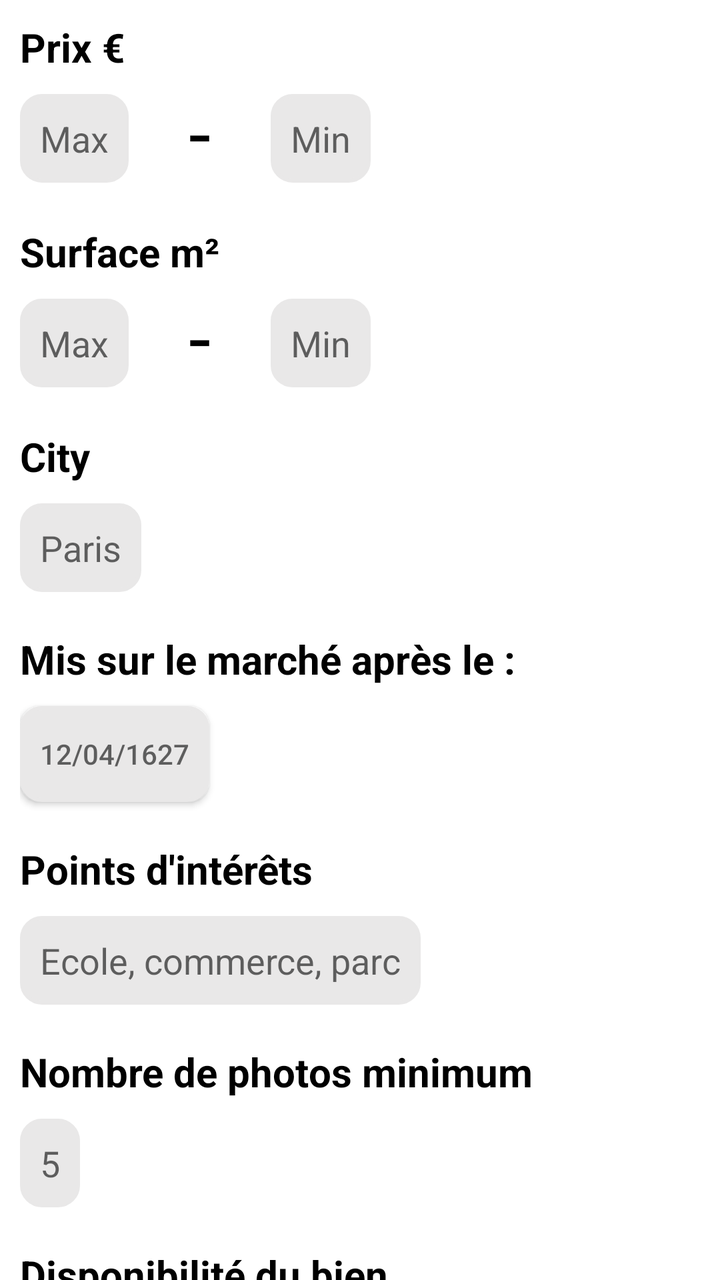
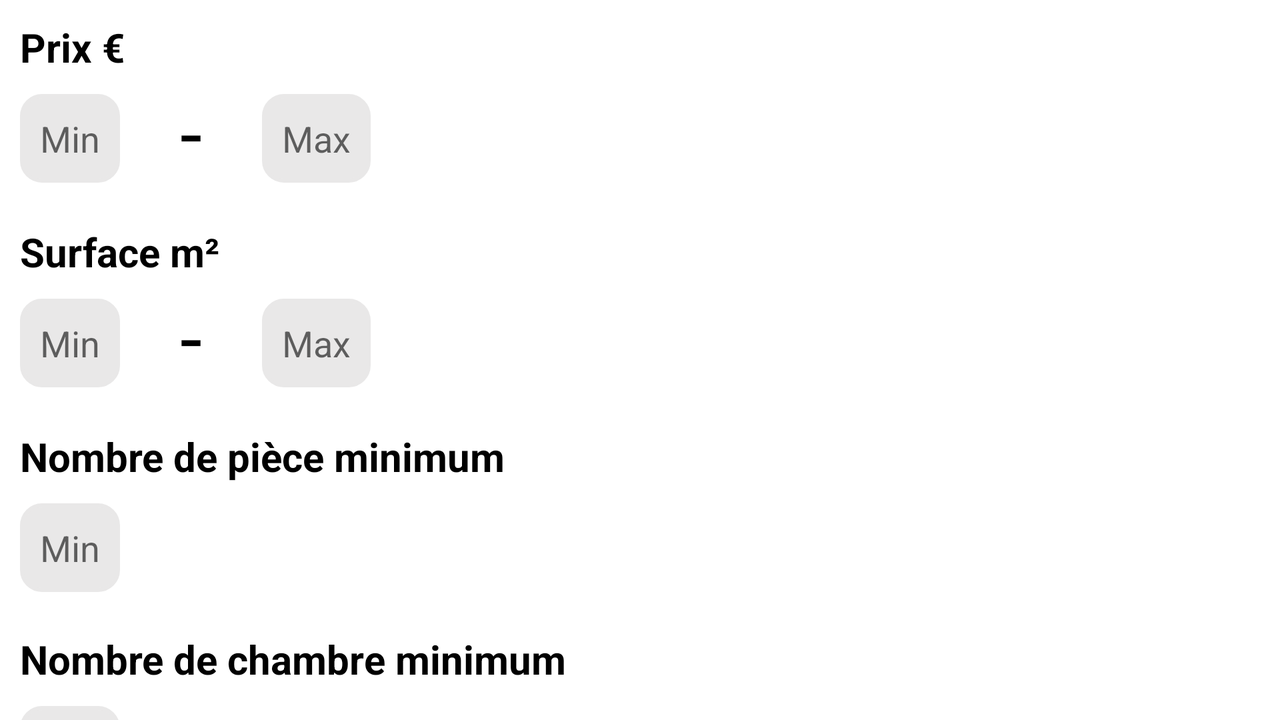

The same Android screen from two of the app's own layout files: first res/layout/ as a phone draws it, then the repository's variant for another configuration, drawn on a device whose configuration selects that folder. Both files follow.
<!-- AndroidManifest.xml: application theme AppTheme -->
<!-- res/layout/fragment_search_property.xml -->
<?xml version="1.0" encoding="utf-8"?>
<LinearLayout
    xmlns:android="http://schemas.android.com/apk/res/android"
    android:orientation="vertical"
    android:layout_width="match_parent"
    android:layout_height="match_parent"
    android:background="@android:color/white">

    <ScrollView
        android:layout_width="match_parent"
        android:layout_height="match_parent"
        android:scrollbars="none">

            <RelativeLayout
                android:layout_width="match_parent"
                android:layout_height="wrap_content"
                android:layout_margin="10dp">

                <TextView
                    android:id="@+id/search_property_title_price"
                    android:layout_width="wrap_content"
                    android:layout_height="wrap_content"
                    android:textSize="20dp"
                    android:textStyle="bold"
                    android:textColor="@android:color/black"
                    android:text="Prix €"/>

                <EditText
                    android:id="@+id/search_property_editText_priceMin"
                    android:layout_width="wrap_content"
                    android:layout_height="wrap_content"
                    android:layout_below="@+id/search_property_title_price"
                    android:layout_marginTop="10dp"
                    android:background="@drawable/border"
                    android:padding="10dp"
                    android:hint="Max"
                    android:inputType="number"
                    />

                <TextView
                    android:id="@+id/search_property_separate_price"
                    android:layout_width="wrap_content"
                    android:layout_height="wrap_content"
                    android:layout_below="@+id/search_property_title_price"
                    android:layout_toRightOf="@+id/search_property_editText_priceMin"
                    android:layout_marginTop="2dp"
                    android:layout_marginLeft="30dp"
                    android:layout_marginRight="30dp"
                    android:textSize="40dp"
                    android:textColor="@android:color/black"
                    android:text="-"
                    />

                <EditText
                    android:id="@+id/search_property_editText_priceMax"
                    android:layout_width="wrap_content"
                    android:layout_height="wrap_content"
                    android:layout_below="@+id/search_property_title_price"
                    android:layout_toRightOf="@+id/search_property_separate_price"
                    android:layout_marginTop="10dp"
                    android:background="@drawable/border"
                    android:padding="10dp"
                    android:hint="Min"
                    android:inputType="number"
                    />

                <TextView
                    android:id="@+id/search_property_title_area"
                    android:layout_width="wrap_content"
                    android:layout_height="wrap_content"
                    android:layout_below="@+id/search_property_separate_price"
                    android:layout_marginTop="20dp"
                    android:textSize="20dp"
                    android:textStyle="bold"
                    android:textColor="@android:color/black"
                    android:text="Surface m²"/>

                <EditText
                    android:id="@+id/search_property_editText_areaMin"
                    android:layout_width="wrap_content"
                    android:layout_height="wrap_content"
                    android:layout_below="@+id/search_property_title_area"
                    android:layout_marginTop="10dp"
                    android:background="@drawable/border"
                    android:padding="10dp"
                    android:hint="Max"
                    android:inputType="number"
                    />

                <TextView
                    android:id="@+id/search_property_separate_area"
                    android:layout_width="wrap_content"
                    android:layout_height="wrap_content"
                    android:layout_below="@+id/search_property_title_area"
                    android:layout_toRightOf="@+id/search_property_editText_areaMin"
                    android:layout_marginTop="2dp"
                    android:layout_marginLeft="30dp"
                    android:layout_marginRight="30dp"
                    android:textSize="40dp"
                    android:textColor="@android:color/black"
                    android:text="-"
                    />

                <EditText
                    android:id="@+id/search_property_editText_areaMax"
                    android:layout_width="wrap_content"
                    android:layout_height="wrap_content"
                    android:layout_below="@+id/search_property_title_area"
                    android:layout_toRightOf="@+id/search_property_separate_area"
                    android:layout_marginTop="10dp"
                    android:background="@drawable/border"
                    android:padding="10dp"
                    android:hint="Min"
                    android:inputType="number"
                    />

                <TextView
                    android:id="@+id/search_property_title_city"
                    android:layout_width="wrap_content"
                    android:layout_height="wrap_content"
                    android:layout_below="@+id/search_property_separate_area"
                    android:layout_marginTop="20dp"
                    android:textSize="20dp"
                    android:textStyle="bold"
                    android:textColor="@android:color/black"
                    android:text="City"/>

                <EditText
                    android:id="@+id/search_property_editText_city"
                    android:layout_width="wrap_content"
                    android:layout_height="wrap_content"
                    android:layout_below="@+id/search_property_title_city"
                    android:layout_marginTop="10dp"
                    android:background="@drawable/border"
                    android:padding="10dp"
                    android:hint="Paris"
                    />

                <TextView
                    android:id="@+id/search_property_title_date"
                    android:layout_width="wrap_content"
                    android:layout_height="wrap_content"
                    android:layout_below="@+id/search_property_editText_city"
                    android:layout_marginTop="20dp"
                    android:textSize="20dp"
                    android:textStyle="bold"
                    android:textColor="@android:color/black"
                    android:text="Mis sur le marché après le :"/>

                <Button
                    android:id="@+id/search_property_btn_date"
                    android:layout_width="wrap_content"
                    android:layout_height="wrap_content"
                    android:layout_below="@+id/search_property_title_date"
                    android:layout_marginTop="10dp"
                    android:background="@drawable/border"
                    android:padding="10dp"
                    android:hint="12/04/1627"
                    android:inputType="number"
                    />

                <TextView
                    android:id="@+id/search_property_title_pointsOfInterest"
                    android:layout_width="wrap_content"
                    android:layout_height="wrap_content"
                    android:layout_below="@+id/search_property_btn_date"
                    android:layout_marginTop="20dp"
                    android:textSize="20dp"
                    android:textStyle="bold"
                    android:textColor="@android:color/black"
                    android:text="Points d'intérêts"/>

                <EditText
                    android:id="@+id/search_property_editText_pointsOfInterest"
                    android:layout_width="wrap_content"
                    android:layout_height="wrap_content"
                    android:layout_below="@+id/search_property_title_pointsOfInterest"
                    android:layout_marginTop="10dp"
                    android:background="@drawable/border"
                    android:padding="10dp"
                    android:hint="Ecole, commerce, parc"
                    />

                <TextView
                    android:id="@+id/search_property_title_picNb"
                    android:layout_width="wrap_content"
                    android:layout_height="wrap_content"
                    android:layout_below="@+id/search_property_editText_pointsOfInterest"
                    android:layout_marginTop="20dp"
                    android:textSize="20dp"
                    android:textStyle="bold"
                    android:textColor="@android:color/black"
                    android:text="Nombre de photos minimum"/>

                <EditText
                    android:id="@+id/search_property_editText_picNb"
                    android:layout_width="wrap_content"
                    android:layout_height="wrap_content"
                    android:layout_below="@+id/search_property_title_picNb"
                    android:layout_marginTop="10dp"
                    android:background="@drawable/border"
                    android:padding="10dp"
                    android:hint="5"
                    android:inputType="number"
                    />

                <TextView
                    android:id="@+id/search_property_title_available"
                    android:layout_width="wrap_content"
                    android:layout_height="wrap_content"
                    android:layout_below="@+id/search_property_editText_picNb"
                    android:layout_marginTop="20dp"
                    android:textSize="20dp"
                    android:textStyle="bold"
                    android:textColor="@android:color/black"
                    android:text="Disponibilité du bien"/>

                <Spinner
                    android:id="@+id/search_property_spinner_available"
                    android:layout_width="wrap_content"
                    android:layout_height="wrap_content"
                    android:layout_marginTop="10dp"
                    android:layout_marginBottom="30dp"
                    android:padding="10dp"
                    android:layout_below="@+id/search_property_title_available"
                    android:entries="@array/Property_available"
                    android:background="@drawable/border"
                    />

                <Button
                    android:id="@+id/search_property_btn"
                    android:layout_width="match_parent"
                    android:layout_height="wrap_content"
                    android:layout_below="@+id/search_property_spinner_available"
                    android:text="Rechercher"
                    android:layout_marginLeft="50dp"
                    android:layout_marginRight="50dp"
                    android:layout_marginTop="10dp"
                    android:layout_marginBottom="30dp"
                    android:textColor="@android:color/black"
                    android:background="@drawable/border_btn"/>

            </RelativeLayout>
    </ScrollView>
</LinearLayout>
<!-- resources referenced by this layout -->
<resources>
  <string-array name="Property_available">
          <item>A vendre</item>
          <item>Vendu</item>
      </string-array>
  <!-- drawable border (drawable) -->
  <shape xmlns:android="http://schemas.android.com/apk/res/android" android:shape="rectangle" >
  
      <stroke
          android:width="2dp"
          android:color="@color/gray"/>
  
      <solid
          android:color="@color/gray"/>
  
      <corners
          android:radius="10dp"/>
  
  </shape>
  <!-- drawable border_btn (drawable) -->
  <shape xmlns:android="http://schemas.android.com/apk/res/android" android:shape="rectangle" >
  
      <stroke
          android:width="2dp"
          android:color="@color/colorPrimary"/>
  
      <solid
          android:color="@color/colorPrimary"/>
  
      <corners
          android:radius="5dp"/>
  
  </shape>
  <style name="AppTheme" parent="Theme.AppCompat.Light.NoActionBar">
          
          <item name="colorPrimary">@color/colorPrimary</item>
          <item name="colorPrimaryDark">@color/colorPrimaryDark</item>
          <item name="colorAccent">@color/colorAccent</item>
      </style>
  <color name="gray">#E9E8E8</color>
  <color name="colorPrimary">#3F51B5</color>
  <color name="colorPrimaryDark">#303F9F</color>
  <color name="colorAccent">#000</color>
</resources>
<!-- res/layout-w600dp/fragment_search_property.xml (the repository's variant of the layout above) -->
<!-- drawn on the phone turned sideways -->
<?xml version="1.0" encoding="utf-8"?>
<LinearLayout
    xmlns:android="http://schemas.android.com/apk/res/android"
    android:orientation="vertical"
    android:layout_width="match_parent"
    android:layout_height="match_parent"
    android:background="@android:color/white">

    <ScrollView
        android:id="@+id/search_property_input_container"
        android:layout_width="match_parent"
        android:layout_height="match_parent"
        android:scrollbars="none">

            <RelativeLayout
                android:layout_width="match_parent"
                android:layout_height="wrap_content"
                android:layout_margin="10dp">

                <TextView
                    android:id="@+id/search_property_title_price"
                    android:layout_width="wrap_content"
                    android:layout_height="wrap_content"
                    android:textSize="20dp"
                    android:textStyle="bold"
                    android:textColor="@android:color/black"
                    android:text="Prix €"/>

                <EditText
                    android:id="@+id/search_property_editText_priceMin"
                    android:layout_width="wrap_content"
                    android:layout_height="wrap_content"
                    android:layout_below="@+id/search_property_title_price"
                    android:layout_marginTop="10dp"
                    android:background="@drawable/border"
                    android:padding="10dp"
                    android:hint="Min"
                    android:inputType="number"
                    />

                <TextView
                    android:id="@+id/search_property_separate_price"
                    android:layout_width="wrap_content"
                    android:layout_height="wrap_content"
                    android:layout_below="@+id/search_property_title_price"
                    android:layout_toRightOf="@+id/search_property_editText_priceMin"
                    android:layout_marginTop="2dp"
                    android:layout_marginLeft="30dp"
                    android:layout_marginRight="30dp"
                    android:textSize="40dp"
                    android:textColor="@android:color/black"
                    android:text="-"
                    />

                <EditText
                    android:id="@+id/search_property_editText_priceMax"
                    android:layout_width="wrap_content"
                    android:layout_height="wrap_content"
                    android:layout_below="@+id/search_property_title_price"
                    android:layout_toRightOf="@+id/search_property_separate_price"
                    android:layout_marginTop="10dp"
                    android:background="@drawable/border"
                    android:padding="10dp"
                    android:hint="Max"
                    android:inputType="number"
                    />

                <TextView
                    android:id="@+id/search_property_title_area"
                    android:layout_width="wrap_content"
                    android:layout_height="wrap_content"
                    android:layout_below="@+id/search_property_separate_price"
                    android:layout_marginTop="20dp"
                    android:textSize="20dp"
                    android:textStyle="bold"
                    android:textColor="@android:color/black"
                    android:text="Surface m²"/>

                <EditText
                    android:id="@+id/search_property_editText_surface_min"
                    android:layout_width="wrap_content"
                    android:layout_height="wrap_content"
                    android:layout_below="@+id/search_property_title_area"
                    android:layout_marginTop="10dp"
                    android:background="@drawable/border"
                    android:padding="10dp"
                    android:hint="Min"
                    android:inputType="number"
                    />

                <TextView
                    android:id="@+id/search_property_separate_area"
                    android:layout_width="wrap_content"
                    android:layout_height="wrap_content"
                    android:layout_below="@+id/search_property_title_area"
                    android:layout_toRightOf="@+id/search_property_editText_surface_min"
                    android:layout_marginTop="2dp"
                    android:layout_marginLeft="30dp"
                    android:layout_marginRight="30dp"
                    android:textSize="40dp"
                    android:textColor="@android:color/black"
                    android:text="-"
                    />

                <EditText
                    android:id="@+id/search_property_editText_surface_max"
                    android:layout_width="wrap_content"
                    android:layout_height="wrap_content"
                    android:layout_below="@+id/search_property_title_area"
                    android:layout_toRightOf="@+id/search_property_separate_area"
                    android:layout_marginTop="10dp"
                    android:background="@drawable/border"
                    android:padding="10dp"
                    android:hint="Max"
                    android:inputType="number"
                    />

                <TextView
                    android:id="@+id/search_property_title_roomNb"
                    android:layout_width="wrap_content"
                    android:layout_height="wrap_content"
                    android:layout_below="@+id/search_property_separate_area"
                    android:layout_marginTop="20dp"
                    android:textSize="20dp"
                    android:textStyle="bold"
                    android:textColor="@android:color/black"
                    android:text="Nombre de pièce minimum"/>

                <EditText
                    android:id="@+id/search_property_editText_roomNb"
                    android:layout_width="wrap_content"
                    android:layout_height="wrap_content"
                    android:layout_below="@+id/search_property_title_roomNb"
                    android:layout_marginTop="10dp"
                    android:background="@drawable/border"
                    android:padding="10dp"
                    android:hint="Min"
                    android:inputType="number"
                    />

                <TextView
                    android:id="@+id/search_property_title_bedroomNb"
                    android:layout_width="wrap_content"
                    android:layout_height="wrap_content"
                    android:layout_below="@+id/search_property_editText_roomNb"
                    android:layout_marginTop="20dp"
                    android:textSize="20dp"
                    android:textStyle="bold"
                    android:textColor="@android:color/black"
                    android:text="Nombre de chambre minimum"/>

                <EditText
                    android:id="@+id/search_property_editText_bedroomNb"
                    android:layout_width="wrap_content"
                    android:layout_height="wrap_content"
                    android:layout_below="@+id/search_property_title_bedroomNb"
                    android:layout_marginTop="10dp"
                    android:background="@drawable/border"
                    android:padding="10dp"
                    android:hint="Min"
                    android:inputType="number"
                    />

                <TextView
                    android:id="@+id/search_property_title_city"
                    android:layout_width="wrap_content"
                    android:layout_height="wrap_content"
                    android:layout_below="@+id/search_property_editText_bedroomNb"
                    android:layout_marginTop="20dp"
                    android:textSize="20dp"
                    android:textStyle="bold"
                    android:textColor="@android:color/black"
                    android:text="Ville"/>

                <EditText
                    android:id="@+id/search_property_editText_city"
                    android:layout_width="wrap_content"
                    android:layout_height="wrap_content"
                    android:layout_below="@+id/search_property_title_city"
                    android:layout_marginTop="10dp"
                    android:background="@drawable/border"
                    android:padding="10dp"
                    android:inputType="textCapSentences"
                    android:hint="Paris"
                    />

                <TextView
                    android:id="@+id/search_property_title_date"
                    android:layout_width="wrap_content"
                    android:layout_height="wrap_content"
                    android:layout_below="@+id/search_property_editText_city"
                    android:layout_marginTop="20dp"
                    android:textSize="20dp"
                    android:textStyle="bold"
                    android:textColor="@android:color/black"
                    android:text="Mis sur le marché après le :"/>

                <Button
                    android:id="@+id/search_property_btn_date"
                    android:layout_width="wrap_content"
                    android:layout_height="wrap_content"
                    android:layout_below="@+id/search_property_title_date"
                    android:layout_marginTop="10dp"
                    android:background="@drawable/border"
                    android:padding="10dp"
                    android:hint="12/04/1627"
                    android:inputType="number"
                    />

                <TextView
                    android:id="@+id/search_property_title_pointsOfInterest"
                    android:layout_width="wrap_content"
                    android:layout_height="wrap_content"
                    android:layout_below="@+id/search_property_btn_date"
                    android:layout_marginTop="20dp"
                    android:textSize="20dp"
                    android:textStyle="bold"
                    android:textColor="@android:color/black"
                    android:text="Points d'intérêts"/>

                <EditText
                    android:id="@+id/search_property_editText_pointsOfInterest"
                    android:layout_width="wrap_content"
                    android:layout_height="wrap_content"
                    android:layout_below="@+id/search_property_title_pointsOfInterest"
                    android:layout_marginTop="10dp"
                    android:background="@drawable/border"
                    android:padding="10dp"
                    android:hint="Ecole, commerce, parc"
                    android:inputType="textCapSentences"
                    />

                <TextView
                    android:id="@+id/search_property_title_picNb"
                    android:layout_width="wrap_content"
                    android:layout_height="wrap_content"
                    android:layout_below="@+id/search_property_editText_pointsOfInterest"
                    android:layout_marginTop="20dp"
                    android:textSize="20dp"
                    android:textStyle="bold"
                    android:textColor="@android:color/black"
                    android:text="Nombre de photos minimum"
                    />

                <EditText
                    android:id="@+id/search_property_editText_picNb"
                    android:layout_width="wrap_content"
                    android:layout_height="wrap_content"
                    android:layout_below="@+id/search_property_title_picNb"
                    android:layout_marginTop="10dp"
                    android:background="@drawable/border"
                    android:padding="10dp"
                    android:hint="5"
                    android:inputType="number"
                    />

                <TextView
                    android:id="@+id/search_property_title_available"
                    android:layout_width="wrap_content"
                    android:layout_height="wrap_content"
                    android:layout_below="@+id/search_property_editText_picNb"
                    android:layout_marginTop="20dp"
                    android:textSize="20dp"
                    android:textStyle="bold"
                    android:textColor="@android:color/black"
                    android:text="Disponibilité du bien"/>

                <Spinner
                    android:id="@+id/search_property_spinner_available"
                    android:layout_width="wrap_content"
                    android:layout_height="wrap_content"
                    android:layout_marginTop="10dp"
                    android:layout_marginBottom="30dp"
                    android:padding="10dp"
                    android:layout_below="@+id/search_property_title_available"
                    android:entries="@array/Property_available"
                    android:background="@drawable/border"
                    />

                <Button
                    android:id="@+id/search_property_btn"
                    android:layout_width="match_parent"
                    android:layout_height="wrap_content"
                    android:layout_below="@+id/search_property_spinner_available"
                    android:text="Rechercher"
                    android:layout_marginLeft="50dp"
                    android:layout_marginRight="50dp"
                    android:layout_marginTop="10dp"
                    android:layout_marginBottom="30dp"
                    android:textColor="@android:color/black"
                    android:background="@drawable/border_btn"/>

            </RelativeLayout>
    </ScrollView>

    <RelativeLayout
        android:id="@+id/search_property_display_container"
        android:layout_width="match_parent"
        android:layout_height="match_parent">

        <include
            android:id="@+id/display_search"
            layout="@layout/fragment_main"
            android:layout_width="match_parent"
            android:layout_height="wrap_content"
            />

    </RelativeLayout>
</LinearLayout>
<!-- res/layout/fragment_main.xml (included above) -->
<?xml version="1.0" encoding="utf-8"?>
<RelativeLayout
    xmlns:android="http://schemas.android.com/apk/res/android"
    android:orientation="vertical"
    android:layout_width="match_parent"
    android:layout_height="match_parent">

    <androidx.recyclerview.widget.RecyclerView
        android:id="@+id/main_fragment_recyclerView"
        android:layout_width="match_parent"
        android:layout_height="match_parent"/>

</RelativeLayout>
